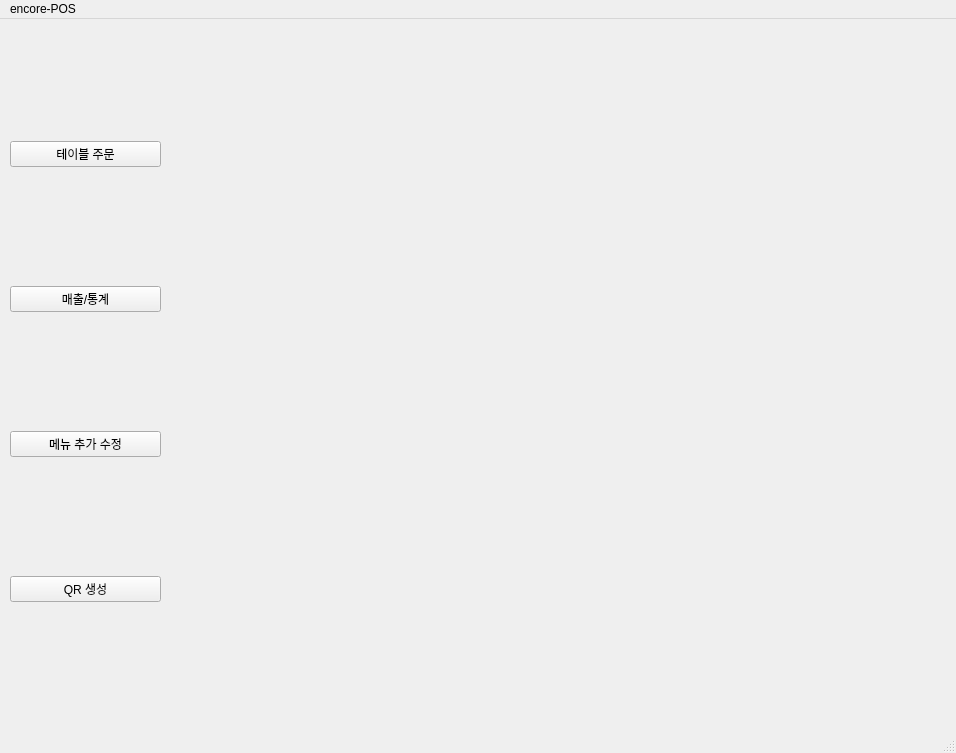
<?xml version="1.0" encoding="UTF-8"?>
<ui version="4.0">
 <class>MainWindow</class>
 <widget class="QMainWindow" name="MainWindow">
  <property name="geometry">
   <rect>
    <x>0</x>
    <y>0</y>
    <width>956</width>
    <height>753</height>
   </rect>
  </property>
  <property name="minimumSize">
   <size>
    <width>956</width>
    <height>753</height>
   </size>
  </property>
  <property name="maximumSize">
   <size>
    <width>956</width>
    <height>753</height>
   </size>
  </property>
  <property name="windowTitle">
   <string>MainWindow</string>
  </property>
  <widget class="QWidget" name="centralwidget">
   <widget class="tableInfoWidget" name="tableContain" native="true">
    <property name="geometry">
     <rect>
      <x>170</x>
      <y>10</y>
      <width>771</width>
      <height>691</height>
     </rect>
    </property>
   </widget>
   <widget class="QWidget" name="verticalLayoutWidget">
    <property name="geometry">
     <rect>
      <x>10</x>
      <y>9</y>
      <width>151</width>
      <height>691</height>
     </rect>
    </property>
    <layout class="QVBoxLayout" name="verticalLayout">
     <item>
      <widget class="QPushButton" name="table">
       <property name="text">
        <string>테이블 주문</string>
       </property>
      </widget>
     </item>
     <item>
      <widget class="QPushButton" name="acc">
       <property name="text">
        <string>매출/통계</string>
       </property>
      </widget>
     </item>
     <item>
      <widget class="QPushButton" name="menu">
       <property name="text">
        <string>메뉴 추가 수정</string>
       </property>
      </widget>
     </item>
     <item>
      <widget class="QPushButton" name="qr">
       <property name="text">
        <string>QR 생성</string>
       </property>
      </widget>
     </item>
    </layout>
   </widget>
   <widget class="accWidget" name="accContain" native="true">
    <property name="geometry">
     <rect>
      <x>170</x>
      <y>10</y>
      <width>771</width>
      <height>691</height>
     </rect>
    </property>
   </widget>
   <widget class="menuWidget" name="menuContain" native="true">
    <property name="geometry">
     <rect>
      <x>171</x>
      <y>10</y>
      <width>771</width>
      <height>691</height>
     </rect>
    </property>
   </widget>
   <widget class="qrWidget" name="qrContain" native="true">
    <property name="geometry">
     <rect>
      <x>170</x>
      <y>10</y>
      <width>771</width>
      <height>691</height>
     </rect>
    </property>
   </widget>
  </widget>
  <widget class="QMenuBar" name="menubar">
   <property name="geometry">
    <rect>
     <x>0</x>
     <y>0</y>
     <width>956</width>
     <height>21</height>
    </rect>
   </property>
   <widget class="QMenu" name="menuencore_POS">
    <property name="title">
     <string>encore-POS</string>
    </property>
    <addaction name="actionstore_user_add"/>
    <addaction name="actionGenerate_Certificate"/>
   </widget>
   <addaction name="menuencore_POS"/>
  </widget>
  <widget class="QStatusBar" name="statusbar"/>
  <action name="actionstore_user_add">
   <property name="text">
    <string>점포 유저 생성 </string>
   </property>
  </action>
  <action name="actionGenerate_Certificate">
   <property name="text">
    <string>인증서 생성 </string>
   </property>
  </action>
 </widget>
 <customwidgets>
  <customwidget>
   <class>tableInfoWidget</class>
   <extends>QWidget</extends>
   <header>table_info</header>
   <container>1</container>
  </customwidget>
  <customwidget>
   <class>accWidget</class>
   <extends>QWidget</extends>
   <header>acc</header>
   <container>1</container>
  </customwidget>
  <customwidget>
   <class>menuWidget</class>
   <extends>QWidget</extends>
   <header>menu</header>
   <container>1</container>
  </customwidget>
  <customwidget>
   <class>qrWidget</class>
   <extends>QWidget</extends>
   <header>qr</header>
   <container>1</container>
  </customwidget>
 </customwidgets>
 <resources/>
 <connections/>
</ui>
